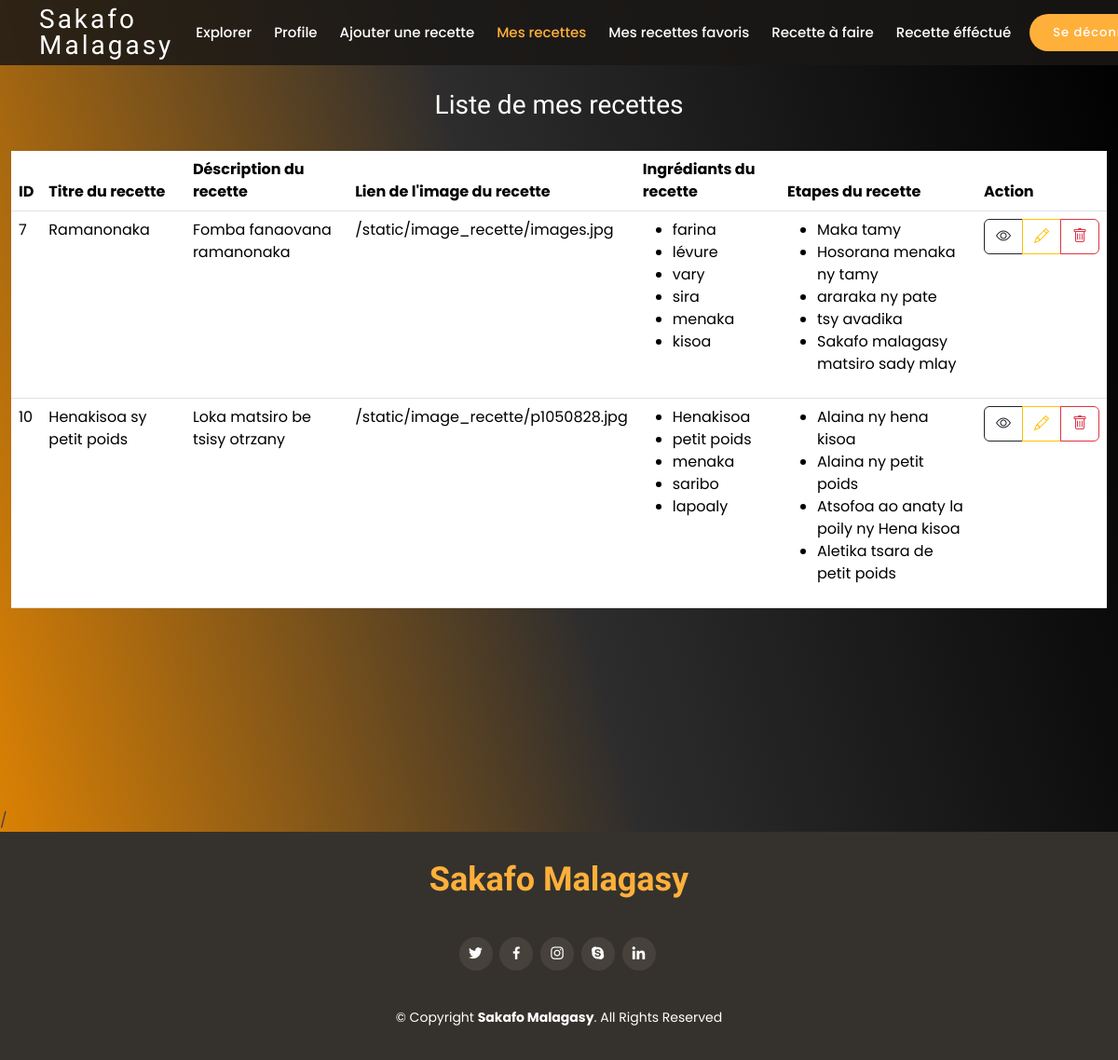
Page /membre/recette (signed in) on the committed database.
### membre/models.py (models this page shows)
class Recette(models.Model):
    titre = models.CharField(max_length=100)
    description = models.TextField()
    date_creation = models.DateTimeField(auto_now_add=True)
    auteur = models.ForeignKey(User, on_delete=models.CASCADE)
    photo = models.ForeignKey(Photo, on_delete=models.CASCADE)

class Photo(models.Model):
    fichier = models.ImageField(upload_to='static/image_recette')

class Ingredient(models.Model):
    nom = models.CharField(max_length=50)
    recette = models.ForeignKey(Recette, on_delete=models.CASCADE)

class Etape(models.Model):
    numero = models.PositiveIntegerField()
    description = models.TextField()
    recette = models.ForeignKey(Recette, on_delete=models.CASCADE)

### membre/views.py (the view)
# urls.py: path('recette', recette, name="recette"),
def recette(request):
    if request.user.is_authenticated:
        active_page = "recette"
        recette = Recette.objects.filter(auteur_id=request.user.id)
        return render(request, "membre/recette.html", {'active_page': active_page, 'recette': recette})

### templates/membre/recette.html
{% extends 'membre/baseMembre.html' %}
{% block content %}
    <div class="container-fluid" style="margin-bottom:200px">
        <br><br><br><br>
    <h3 class="text-center text-white">Liste de mes recettes</h3>
        <br>
    <div class="table-responsive">
        <table class="table">
            <thead>
            <tr>
                <th>ID</th>
                <th>Titre du recette</th>
                <th>Déscription du recette</th>
                <th>Lien de l'image du recette</th>
                <th>Ingrédiants du recette</th>
                   <th>Etapes du recette</th>
                <th>Action</th>
            </tr>
            </thead>
            {% if recette %}
            <tbody>
            {% for donne in recette %}
            <tr>
                <td>{{ donne.id }}</td>
                <td>{{ donne.titre }}</td>
                <td>{{ donne.description }}</td>
                <td>{{donne.photo.fichier.url}}</td>
                <td>
                    <ul>
                        {% for ingredient in donne.ingredient_set.all %}
                        <li>{{ ingredient.nom }}</li>
                        {% endfor %}
                    </ul>
                </td>
                <td>
                    <ul>
                        {% for etape in donne.etape_set.all %}
                        <li>{{ etape.description }}</li>
                        {% endfor %}
                    </ul>
                </td>
                <td><div class="btn-group">
                    <button class="btn btn-outline-dark btnAfficheRecette" data-id={{ donne.id }}><i class="bi bi-eye"></i></button>
                    <button class="btn btn-outline-warning editRecette" data-id={{ donne.id }}><i class="bi bi-pencil"></i></button>
                    <button class="btn btn-outline-danger btnDeleteRecette" data-bs-toggle="modal" data-bs-target="modalDeleteRecette" data-id={{ donne.id }}><i class="bi bi-trash"></i></button>
                </div></td>
            </tr>
            {% endfor %}
            </tbody>
            {% endif %}
        </table>
    </div>
    </div>
{% endblock %}

### static/assets/css/style.css (style rules this page uses)
body { font-family: "Poppins", sans-serif; color: #444444; }
h1, h2, h3, h4, h5, h6 { font-family: "Satisfy", sans-serif; }

### rows in the picture
Recette: id "7", titre "Ramanonaka", description "Fomba fanaovana ramanonaka", photo.fichier "/static/image_recette/images.jpg"
Ingredient: nom "farina"
Ingredient: nom "lévure"
Ingredient: nom "vary"
Ingredient: nom "sira"
Ingredient: nom "menaka"
Ingredient: nom "kisoa"
Etape: description "Maka tamy"
Etape: description "Hosorana menaka ny tamy"
Etape: description "araraka ny pate"
Etape: description "tsy avadika"
Etape: description "Sakafo malagasy matsiro sady mlay"
Recette: id "10", titre "Henakisoa sy petit poids", description "Loka matsiro be tsisy otrzany", photo.fichier "/static/image_recette/p1050828.jpg"
Ingredient: nom "Henakisoa"
Ingredient: nom "petit poids"
Ingredient: nom "menaka"
Ingredient: nom "saribo"
Ingredient: nom "lapoaly"
Etape: description "Alaina ny hena kisoa"
Etape: description "Alaina ny petit poids"
Etape: description "Atsofoa ao anaty la poily ny Hena kisoa"
Etape: description "Aletika tsara de petit poids"
